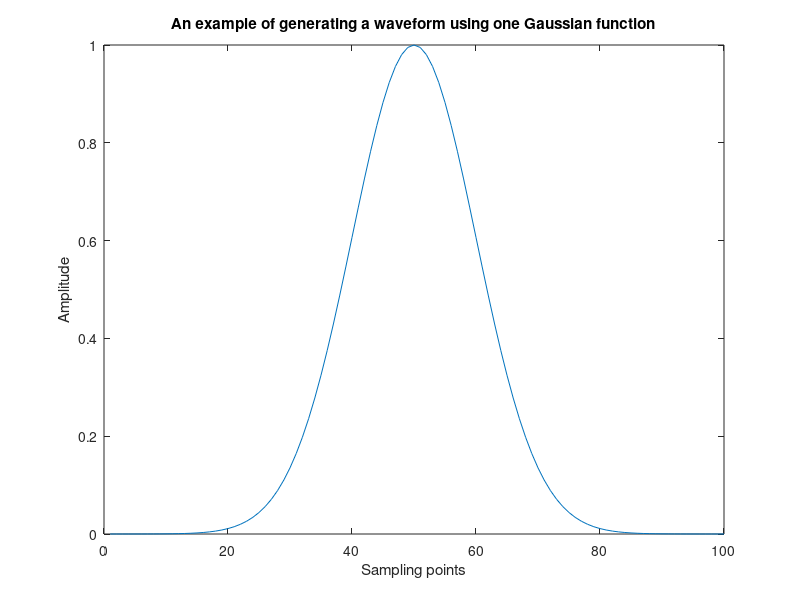

This chart was generated by the following MATLAB code:
%Mô phỏng tín hiệu PPG bằng hàm phân phối chuẩn Gaussian  
a = 1;
mu = 50;
sigma = 10;
x = 1:1:100;%tạo list [1 2 3 .... 100]
y = a * exp(-(((x-mu)/sigma).^2)/2) ; %Hàm gau
figure; plot(x ,y);
xlabel("Sampling points");
ylabel("Amplitude");
title("An example of generating a waveform using one Gaussian function");

